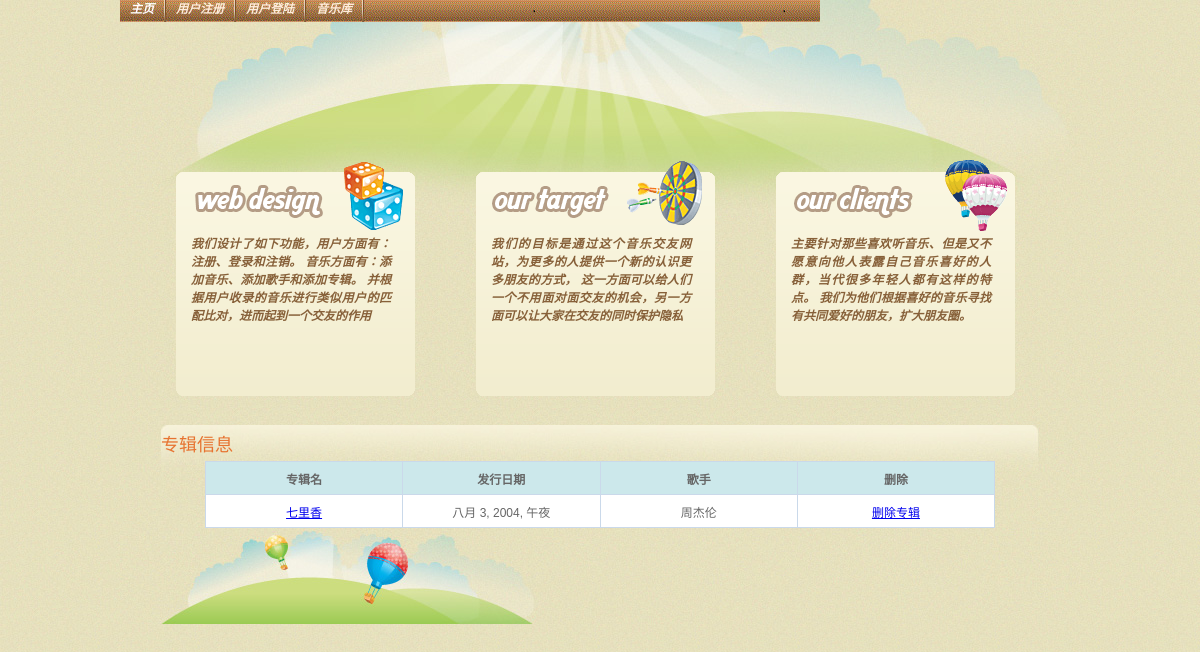
The app's page /musicBase/album_showall with its own data.
### musicBase/models.py (models this page shows)
class Album(models.Model):
    album_id = models.AutoField(primary_key=True)
    album_name = models.CharField(max_length=50)
    album_date = models.DateTimeField(null=True)
    singer_id = models.ForeignKey('Singer',related_name='album_singer', on_delete=models.CASCADE, null=True)

class Singer(models.Model):
    singer_id = models.AutoField(primary_key=True)
    singer_name = models.CharField(max_length=20)
    singer_gender = models.CharField(max_length=10,null=True)
    singer_msg = models.TextField(null=True)

### musicBase/albums.py (the view)
# urls.py: path(r'album_showall',albums.album_showall,name='album_showall'),
def album_showall(req:HttpRequest):
    albums = Album.objects.select_related().all()
    return render(req,'album_show_all.html',{'albums':albums})

### templates/album_show_all.html (shortened to what this page needs)
<!DOCTYPE html PUBLIC "-//W3C//DTD XHTML 1.0 Transitional//EN"
        "http://www.w3.org/TR/xhtml1/DTD/xhtml1-transitional.dtd">
<html xmlns="http://www.w3.org/1999/xhtml">
<head>
    {% block head %}
    {% load staticfiles %}
    <link rel="stylesheet" type="text/css" href="{% static 'css/index_style.css'%}" media="screen"/>
    {% endblock %}
</head>
<body>
<div id="main_container">
    <div id="header">
        <div id="menu">
            <ul>
                <li><a class="current" href="{% url 'musicBase:index' %}" title="">主页</a></li>
                <li class="divider"></li>
                {% if request.user.is_authenticated %}
                <li><a href="{% url 'musicBase:user_index' user_id=request.user.id %}">{{ request.user }} 个人主页</a></li>
                <li><a href="{% url 'musicBase:delete_user' %}" title="">用户注销</a></li>
                <li class="divider"></li>
                <li><a href="{% url 'musicBase:logout' %}" title="">退出登录</a></li>
                <li class="divider"></li>
                <li><a href="{% url 'musicBase:update_user_info' %}" title="">用户信息管理</a></li>
                <li class="divider"></li>
                {% else %}
                <li><a href="{% url 'musicBase:regist' %}" title="">用户注册</a></li>
                <li class="divider"></li>
                <li><a href="{% url 'musicBase:login' %}" title="">用户登陆</a></li>
                <li class="divider"></li>
                {% endif %}
                <li><a href="{% url 'musicBase:music_manage' %}" title="">音乐库</a></li>
                <li class="divider"></li>
            </ul>
        </div>
    </div>
    <div class="slider_content">
        <div id="slider">
            <div class="slider-wrap">
                <div id="sliderc" class="csw">
                    <div class="panelContainer">
                        <div class="panel">
                            <div class="tab1">
                                <p class="tab_content">我们设计了如下功能，用户方面有：注册、登录和注销。
                                    音乐方面有：添加音乐、添加歌手和添加专辑。
                                    并根据用户收录的音乐进行类似用户的匹配比对，进而起到一个交友的作用</p>
                            </div>
                            <div class="tab2">
                                <p class="tab_content">我们的目标是通过这个音乐交友网站，为更多的人提供一个新的认识更多朋友的方式，
                                    这一方面可以给人们一个不用面对面交友的机会，另一方面可以让大家在交友的同时保护隐私</p>
                            </div>
                            <div class="tab3">
                                <p class="tab_content">主要针对那些喜欢听音乐、但是又不愿意向他人表露自己音乐喜好的人群，当代很多年轻人都有这样的特点。
                                    我们为他们根据喜好的音乐寻找有共同爱好的朋友，扩大朋友圈。</p>
                            </div>
                        </div>
                    </div>
                </div>
            </div>
        </div>
    </div>
</div>
<div class="main_content">
        <div class="title">专辑信息</div>
        <table width="90%" class="table">
            <thead>
            <th>专辑名</th>
            <th>发行日期</th>
            <th>歌手</th>
            <th>删除</th>
            </thead>
            <tbody>
            {% for i in albums %}
            <tr>
                <td><a href="{% url 'musicBase:album_index' album_id=i.album_id%}"> {{ i.album_name }}</a></td>
                <td>{{ i.album_date }}</td>
                <td>{{ i.singer_id.singer_name }}</td>
                <td><a href="{% url 'musicBase:album_delete' album_id=i.album_id %}">删除专辑</a></td>
            </tr>
            {% endfor %}
            </tbody>
        </table>
</div>
<div class="footer">
    <div class="right_footer">
    </div>
</div>
</body>
</html>

### static/css/index_style.css (style rules this page uses)
body { background: url(images/bg.jpg) repeat; margin: 0px; padding: 0px; font-family: Arial, Helvetica, sans-serif; font-size: 12px; color: #876039; }
p { text-align: justify; line-height: 18px; font-weight: bold; font-style: italic; padding: 5px 0 5px 0; margin: 0px; }
p.tab_content { width: 200px; padding: 75px 15px 0 15px; margin: 0px; }
#main_container { width: 960px; height: auto; margin: auto; background: url(images/header_bg.jpg) no-repeat center top; }
#header { width: 960px; height: 160px; margin: auto; }
#menu { width: 700px; background: url(images/menu_bg.gif); height: 22px; padding: 0; margin: 0 20px 0 0; }
#menu ul { list-style: none; padding: 0px; margin: 0px; display: block; }
#menu ul li { list-style: none; display: inline; float: left; width: auto; padding: 0px; font-size: 12px; font-weight: bold; font-style: italic; line-height: 18px; }
#menu ul li.divider { list-style: none; display: inline; float: left; width: 2px; height: 22px; background: url(images/menu_divider.gif) no-repeat center; padding: 0px; }
#menu ul li a { float: left; text-decoration: none; padding: 0px 10px 0 10px; _padding: 0px 9px 0 9px; color: #feecda; text-align: center; }
#menu ul li a.current { float: left; text-decoration: none; padding: 0px 10px 0 10px; _padding: 0px 9px 0 9px; color: #fff; }
div#slider { width: 900px; height: 265px; padding: 0px; margin: 0px; float: left; position: relative; }
.stripViewer { position: relative; overflow: hidden; width: 900px; height: 265px; float: left; margin: 0px; }
.stripViewer .panelContainer { position: relative; left: 0; top: 0; width: 100%; height: 100%; list-style-type: none; float: left; overflow: hidden; }
.stripViewer .panelContainer .panel { float: left; overflow: hidden; position: relative; width: 900px; height: 265px; padding: 0px; }
.tab1 { width: 239px; height: 236px; float: left; margin: 0 32px 0 29px; background: url(images/tab1.gif) no-repeat center; }
.tab2 { width: 239px; height: 236px; float: left; margin: 0 32px 0 29px; background: url(images/tab2.gif) no-repeat center; }
.tab3 { width: 239px; height: 236px; float: left; margin: 0 32px 0 29px; background: url(images/tab3.gif) no-repeat center; }
.main_content { width: 878px; padding: 0px; clear: both; margin: auto; background: url(images/center_bg.jpg) no-repeat center top; }
.title { font-size: 18px; color: #e77330; clear: both; padding: 5px 0 5px 0px; }
.footer { width: 960px; height: 96px; clear: both; margin: auto; color: #876039; font-weight: bold; font-style: italic; background: url(images/footer_bg.jpg) no-repeat center top; }
.right_footer { float: right; padding: 70px 60px 0 0; }

### templates/album_show_all.html (style rules this page uses)
table { border-collapse: collapse; margin: 0 auto; text-align: center; }
table td, table th { border: 1px solid #cad9ea; color: #666; height: 30px; }
table thead th { background-color: #CCE8EB; width: 100px; }
table tr:nth-child(odd) { background: #fff; }

### records on screen
Album: album_name "七里香", album_date "八月 3, 2004, 午夜", singer_id.singer_name "周杰伦"
